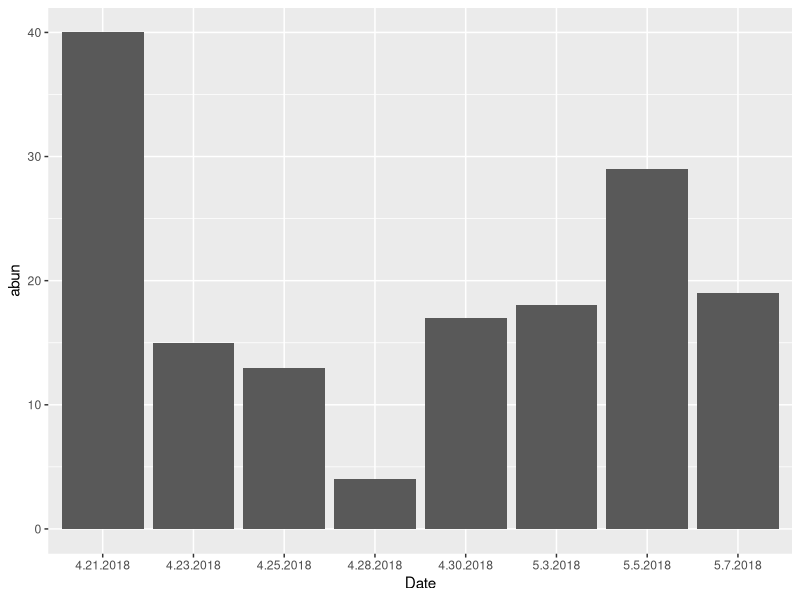

The R source for this figure:
##pan traps
library(dplyr)
library(ggplot2)

pans <- read.csv("Data/pantraps_counts.csv")

bydate <- pans %>% group_by(Date) %>% summarise(abun = sum(Quantity))

ggplot(bydate, aes(Date, abun)) + geom_bar(stat = "identity")
